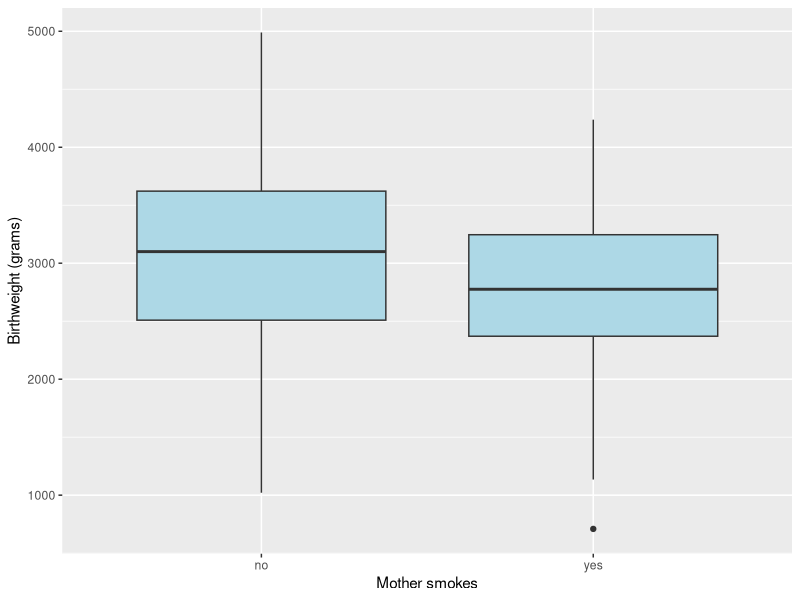
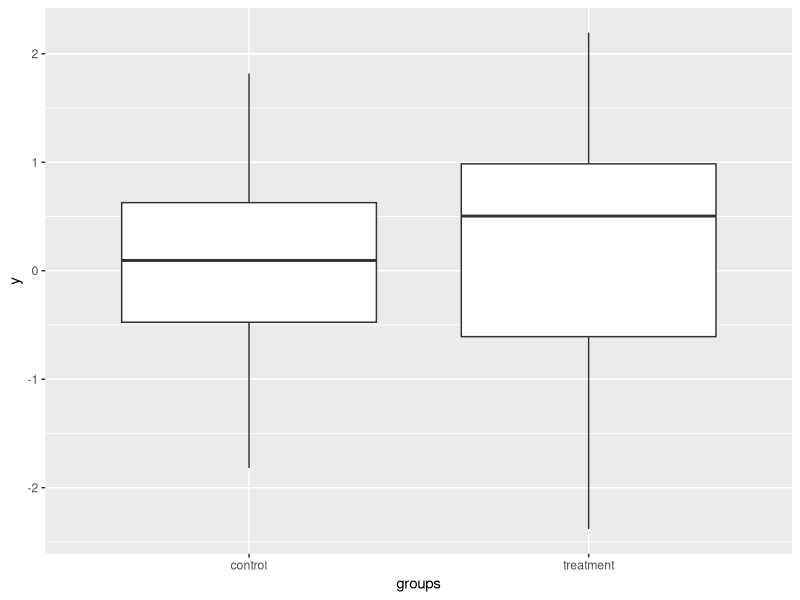
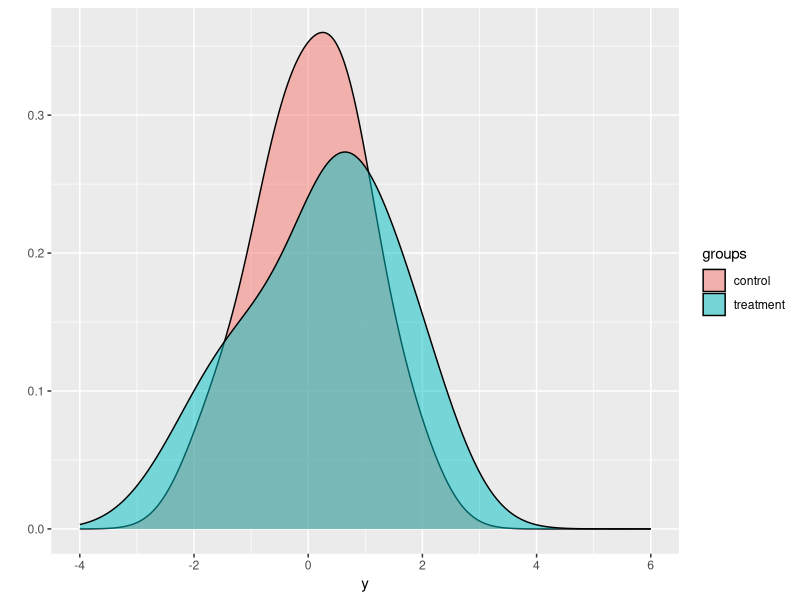
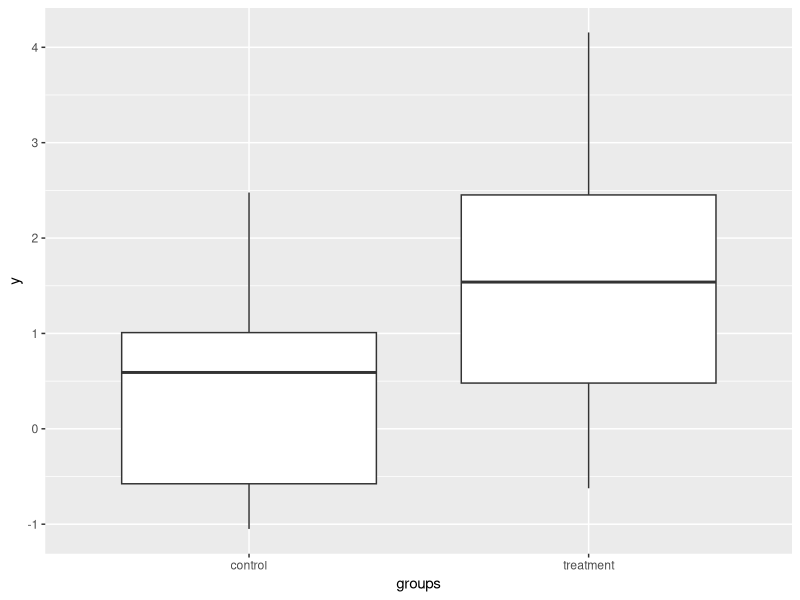
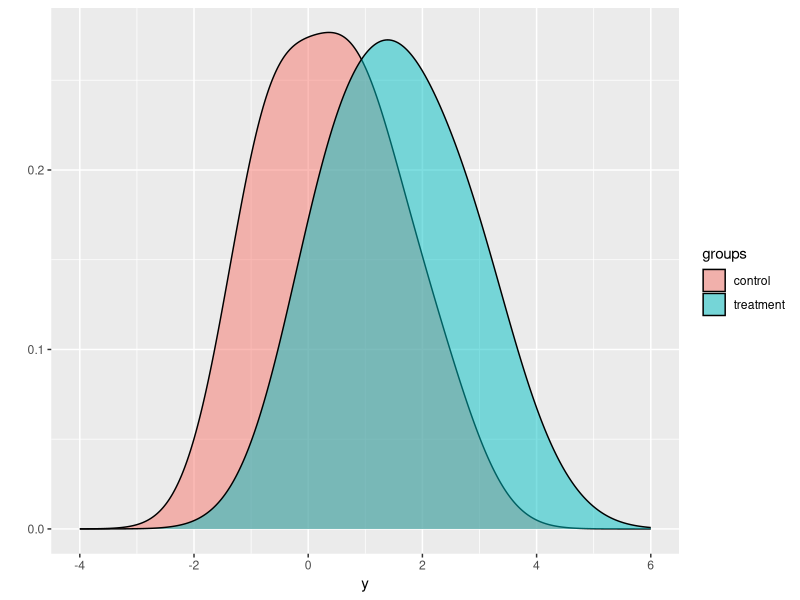
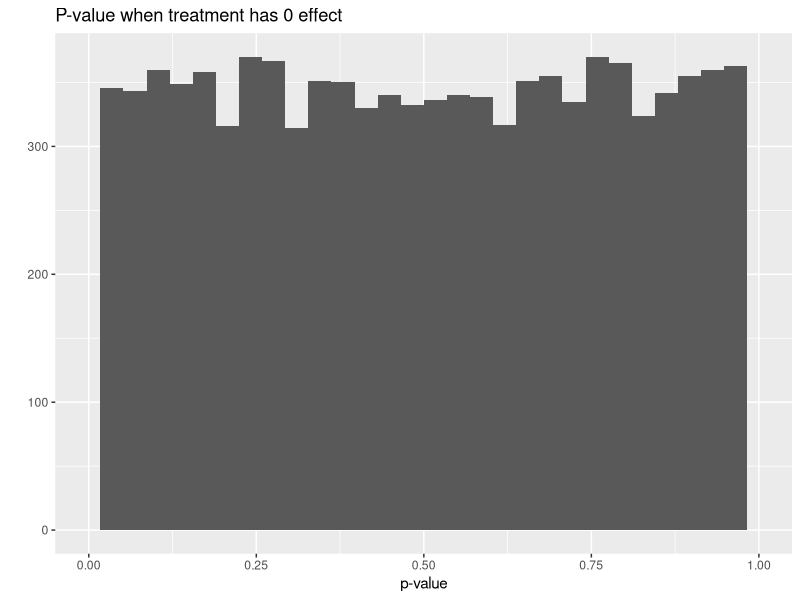
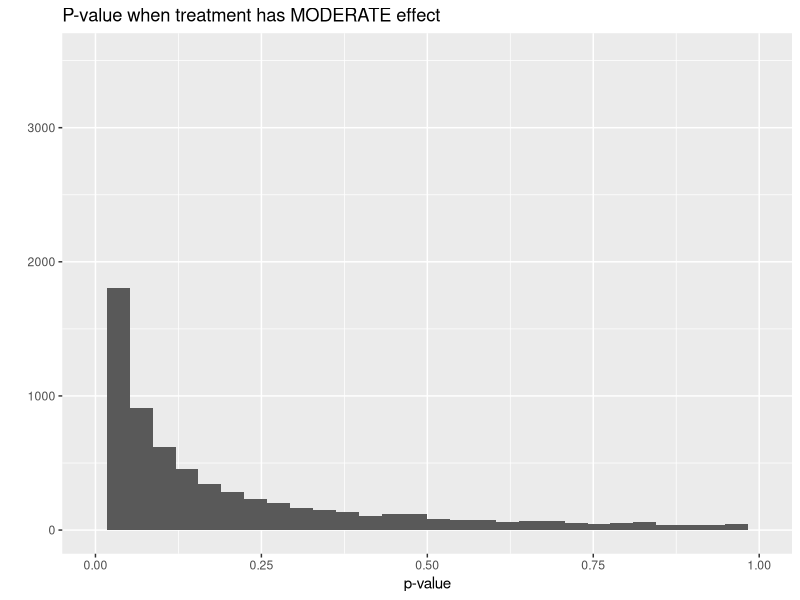
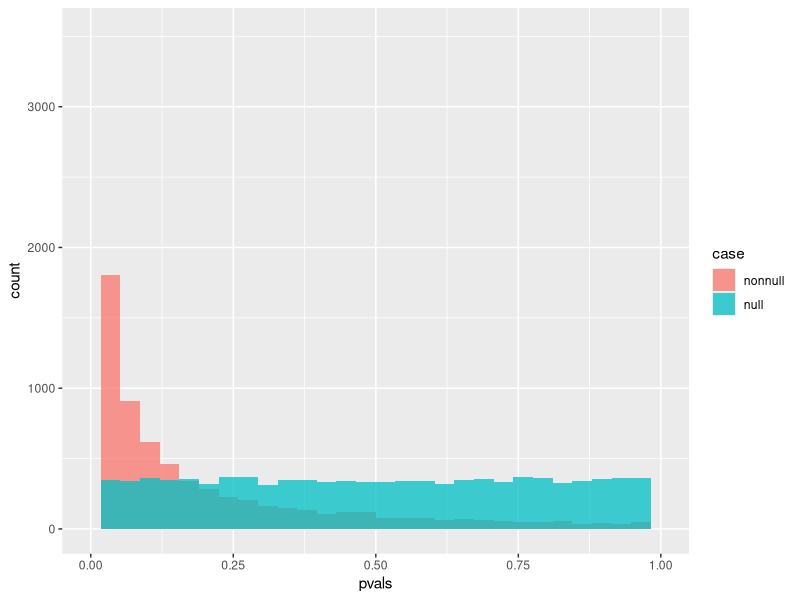

R code for these plots, in order:
## ---- chunk 1
library(MASS)
library(plyr)
library(ggplot2)
## ---- chunk 2
# Rename the columns to have more descriptive names
colnames(birthwt) <- c("birthwt.below.2500", "mother.age", "mother.weight", 
    "race", "mother.smokes", "previous.prem.labor", "hypertension", "uterine.irr", 
    "physician.visits", "birthwt.grams")

# Transform variables to factors with descriptive levels
birthwt <- transform(birthwt, 
            race = as.factor(mapvalues(race, c(1, 2, 3), 
                              c("white","black", "other"))),
            mother.smokes = as.factor(mapvalues(mother.smokes, 
                              c(0,1), c("no", "yes"))),
            hypertension = as.factor(mapvalues(hypertension, 
                              c(0,1), c("no", "yes"))),
            uterine.irr = as.factor(mapvalues(uterine.irr, 
                              c(0,1), c("no", "yes")))
            )
## ---- chunk 3
# Create boxplot showing how birthwt.grams varies between
# smoking status
qplot(x = mother.smokes, y = birthwt.grams,
      geom = "boxplot", data = birthwt,
      xlab = "Mother smokes", 
      ylab = "Birthweight (grams)",
      fill = I("lightblue"))
## ---- chunk 4
aggregate(birthwt.grams ~ mother.smokes, 
          data = birthwt, 
          FUN = function(x) {c(mean = mean(x), sd = sd(x))})
## ---- chunk 5
aggregate(birthwt.grams ~ mother.smokes, data = birthwt, 
          FUN = function(x) {c(mean = mean(x), 
                               se = sd(x) / sqrt(length(x)))})
## ---- chunk 6
birthwt.t.test <- t.test(birthwt.grams ~ mother.smokes, data = birthwt)
birthwt.t.test
## ---- chunk 7
names(birthwt.t.test)
birthwt.t.test$p.value   # p-value
birthwt.t.test$estimate  # group means
birthwt.t.test$conf.int  # confidence interval for difference
attr(birthwt.t.test$conf.int, "conf.level")  # confidence level
## ---- chunk 8
# Calculate difference in means between smoking and nonsmoking groups
birthwt.smoke.diff <- round(birthwt.t.test$estimate[1] - birthwt.t.test$estimate[2], 1)

# Confidence level as a %
conf.level <- attr(birthwt.t.test$conf.int, "conf.level") * 100
## ---- chunk 9
with(birthwt, t.test(x=birthwt.grams[mother.smokes=="no"], 
                     y=birthwt.grams[mother.smokes=="yes"]))
## ---- chunk 10
set.seed(12345)
# Function to generate data
generateSimulationData <- function(n1, n2, mean.shift = 0) {
  y <- rnorm(n1 + n2) + c(rep(0, n1), rep(mean.shift, n2))
  groups <- c(rep("control", n1), rep("treatment", n2))
  data.frame(y = y, groups = groups)
}
## ---- chunk 11
n1 = 30
n2 = 40
# Observation, null case
obs.data <- generateSimulationData(n1 = n1, n2 = n2)

# Box plots
qplot(x = groups, y = y, data = obs.data, geom = "boxplot")

# Density plots
qplot(fill = groups, x = y, data = obs.data, geom = "density", 
      alpha = I(0.5),
      adjust = 1.5, 
      xlim = c(-4, 6))

# t-test
t.test(y ~ groups, data = obs.data)
## ---- chunk 12
# Non-null case, very strong treatment effect
# Observation, null case
obs.data <- generateSimulationData(n1 = n1, n2 = n2, mean.shift = 1.5)

# Box plots
qplot(x = groups, y = y, data = obs.data, geom = "boxplot")

# Density plots
qplot(fill = groups, x = y, data = obs.data, geom = "density", 
      alpha = I(0.5),
      adjust = 1.5, 
      xlim = c(-4, 6))

# t-test
t.test(y ~ groups, data = obs.data)
## ---- chunk 13
NUM_ITER <- 10000
pvals <- matrix(0, nrow = NUM_ITER, ncol = 2)
for(i in 1:NUM_ITER) {
  # Generate data
  obs.null <- generateSimulationData(n1 = n1, n2 = n2)
  obs.alt <- generateSimulationData(n1 = n1, n2 = n2, mean.shift = 0.5)
  
  # Record p-values
  pvals[i, 1] <- t.test(y ~ groups, data = obs.null)$p.value
  pvals[i, 2] <- t.test(y ~ groups, data = obs.alt)$p.value
}

pvals <- as.data.frame(pvals)
colnames(pvals) <- c("null", "nonnull")

# Plotting routine
qplot(x = null, data = pvals, xlab = "p-value",
      xlim = c(0, 1),
      main = "P-value when treatment has 0 effect")
qplot(x = nonnull, data = pvals, xlab = "p-value",
      xlim = c(0, 1),
      main = "P-value when treatment has MODERATE effect")
## ---- chunk 14
# Let's start by reshaping the data
# This approach isn't the best one, but it works well for this simple case
pvals.df <- data.frame(pvals = c(pvals$null, pvals$nonnull),
                       case = c(rep("null", NUM_ITER), rep("nonnull", NUM_ITER)))

# Plot
ggplot(data = pvals.df, aes(x = pvals, fill = case)) +
  geom_histogram(alpha=0.75, position="identity") +
  xlim(0,1)

## ---- chunk 15
# Formula specification
birthwt.wilcox.test <- wilcox.test(birthwt.grams ~ mother.smokes, data=birthwt, conf.int=TRUE)
birthwt.wilcox.test

# x,y specification
with(birthwt, wilcox.test(x=birthwt.grams[mother.smokes=="no"], 
                     y=birthwt.grams[mother.smokes=="yes"]))
## ---- chunk 16
class(birthwt.wilcox.test)
## ---- chunk 17
# qq plot
with(birthwt, qqnorm(birthwt.grams[mother.smokes=="no"]))
# add reference line
with(birthwt, qqline(birthwt.grams[mother.smokes=="no"], col = "blue"))

# qq plot
with(birthwt, qqnorm(birthwt.grams[mother.smokes=="yes"]))
# add reference line
with(birthwt, qqline(birthwt.grams[mother.smokes=="yes"], col = "blue"))

# qq plot
x <- rnorm(115); qqnorm(x); qqline(x)
## ---- chunk 18
set.seed(12345)
fake.data <- rexp(200)
qqnorm(fake.data)
qqline(fake.data, col = "blue") # add line
## ---- chunk 19
weight.smoke.tbl <- with(birthwt, table(birthwt.below.2500, mother.smokes))
weight.smoke.tbl
## ---- chunk 20
birthwt.fisher.test <- fisher.test(weight.smoke.tbl)
birthwt.fisher.test
attributes(birthwt.fisher.test)
## ---- chunk 21
chisq.test(weight.smoke.tbl)
## ---- chunk 22
# Manually enter the data
politics <- as.table(rbind(c(762, 327, 468), c(484, 239, 477)))
dimnames(politics) <- list(gender = c("F", "M"),
                    party = c("Democrat","Independent", "Republican"))

politics # display the data
## ---- chunk 23
politics.prop <- apply(politics, 1, FUN = function(x) {x / sum(x)})
politics.prop
colSums(politics.prop) # Check that columns sum to 1
politics.prop <- t(politics.prop) # Transpose the table

# Fix dimnames
dimnames(politics.prop) <- list(gender = c("F", "M"),
                    party = c("Democrat","Independent", "Republican"))

# Output
politics.prop
## ---- chunk 24
chisq.test(politics)
## ---- chunk 25
politics.dem.rep <- politics[,c(1,3)]
politics.dem.rep

# Run Fisher's exact test
fisher.test(politics.dem.rep)
## ---- chunk 26
library(reshape)
politics.prop
politics.melt <- melt(politics.prop, id=c("gender","party"))
politics.melt
## ---- chunk 27
ggplot(politics.melt, aes(x=party, y=value, fill=gender)) + geom_bar(position="dodge", stat="identity")
## ---- chunk 28
# Form into a long data frame
politics.count.melt <- melt(politics, id=c("gender", "party"))
# print
politics.count.melt

# Add a column of marginal counts
politics.count.melt <- transform(politics.count.melt, totals = rowSums(politics)[gender])
# print 
politics.count.melt
## ---- chunk 29
# define list of prop, and lower and upper endpoints
conf.ints <- list(prop = NULL, lower = NULL, upper = NULL)
for(i in 1:nrow(politics.count.melt)) {
  numerator <- politics.count.melt$value[i]
  denominator <- politics.count.melt$totals[i]
  prop.test.out <- prop.test(numerator, denominator)
  
  # Add estimate of proportion to list
  conf.ints[["prop"]][i] <- prop.test.out$estimate
  # Grab confidence interval
  interval <- prop.test.out$conf.int
  # Add estimate and endpoints to conf.ints list
  conf.ints[["lower"]][i] <- interval[1]
  conf.ints[["upper"]][i] <- interval[2]
}
conf.ints
## ---- chunk 30
politics.toplot <- cbind(politics.count.melt, conf.ints)
politics.toplot
## ---- chunk 31
ggplot(politics.toplot, aes(x=party, y=prop, fill=gender)) + 
  geom_bar(position="dodge", stat="identity") +
  geom_errorbar(aes(ymin=lower, ymax=upper), 
                width=.2,                    # Width of the error bars
                position=position_dodge(0.9))
## ---- chunk 32
aggregate(birthwt.grams ~ race, data = birthwt, FUN = mean)
## ---- chunk 33
summary(aov(birthwt.grams ~ race, data = birthwt))
